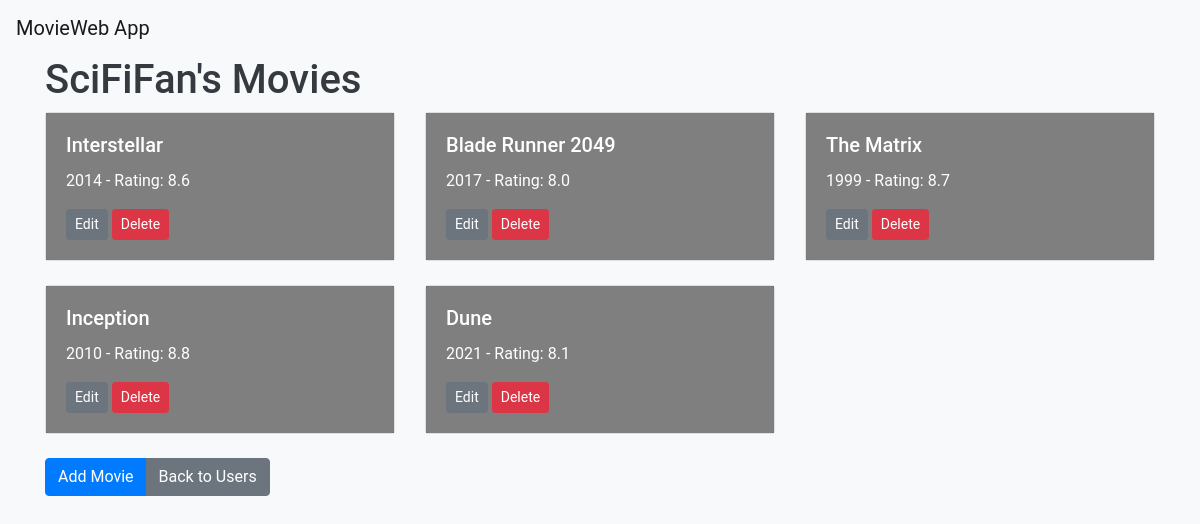
Before: /users/1 with the older database file.
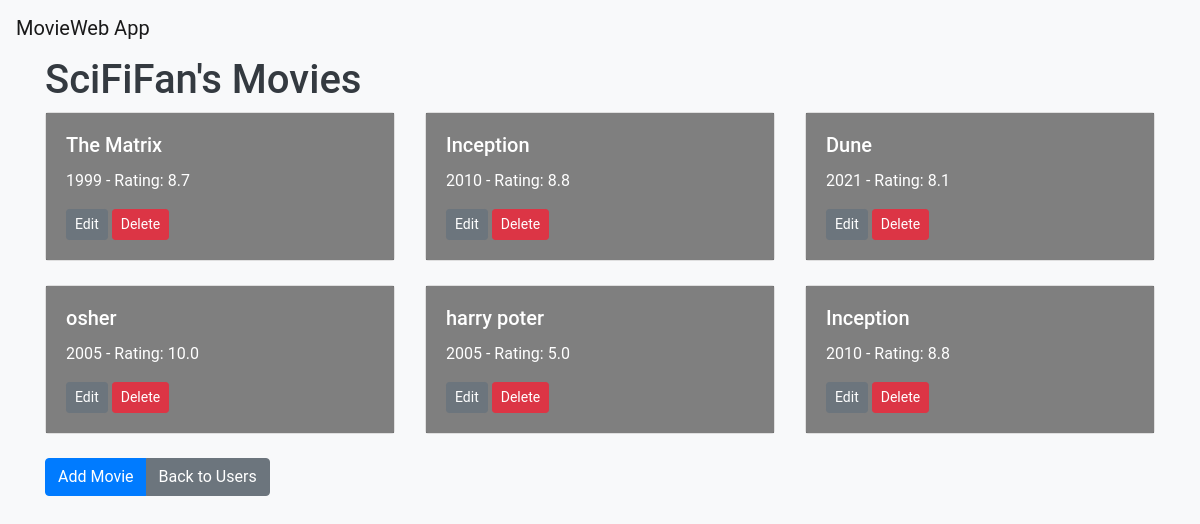
After: the same page with the newer database file.
### models.py (models this page shows)
class User(db.Model):
    __tablename__ = 'users'
    user_id = db.Column(db.Integer, primary_key=True)
    username = db.Column(db.String(80), unique=True, nullable=False)
    movies = db.relationship('Movie', backref='user', lazy=True)

class Movie(db.Model):
    __tablename__ = 'movies'
    movie_id = db.Column(db.Integer, primary_key=True)
    name = db.Column(db.String(120), nullable=False)
    year = db.Column(db.Integer, nullable=False)
    rating = db.Column(db.Float, nullable=False)
    poster_url = db.Column(db.String(255), nullable=True)  # New field for movie poster URL
    user_id = db.Column(db.Integer, db.ForeignKey('users.user_id'), nullable=False)

### app.py (the view)
@app.route('/users/<int:user_id>')
def user_movies(user_id):
    user = data_manager.find_user_by_id(user_id)
    if user is None:
        return f"User with ID {user_id} not found", 404
    movies = data_manager.list_user_movies(user_id)
    return render_template('user_movies.html', user=user, movies=movies, user_id=user_id)

### sqlite_data_manager.py (called while the page is built)
    def find_user_by_id(self, user_id):
        return User.query.get(user_id)

    def list_user_movies(self, user_id):
        user = self.find_user_by_id(user_id)
        if user:
            return user.movies
        return []

### templates/user_movies.html (shortened to what this page needs)
{% extends "base.html" %}
{% block content %}
    <h1>{{ user.username }}'s Movies</h1>
    <div class="row">
        {% for movie in movies %}
            <div class="col-md-4">
                <div class="card mb-4" style="background-image: url('{{ movie.poster_url }}'); background-size: cover; color: white;">
                    <div class="card-body" style="background-color: rgba(0, 0, 0, 0.5);">
                        <h5 class="card-title">{{ movie.name }}</h5>
                        <p class="card-text">{{ movie.year }} - Rating: {{ movie.rating }}</p>
                        <a href="{{ url_for('update_movie', user_id=user.user_id, movie_id=movie.movie_id) }}" class="btn btn-secondary btn-sm">Edit</a>
                        <a href="{{ url_for('delete_movie', user_id=user.user_id, movie_id=movie.movie_id) }}" class="btn btn-danger btn-sm">Delete</a>
                    </div>
                </div>
            </div>
        {% endfor %}
    </div>
    <div class="btn-group" role="group">
        <a href="{{ url_for('add_movie', user_id=user.user_id) }}" class="btn btn-primary">Add Movie</a>
        <a href="{{ url_for('list_users') }}" class="btn btn-secondary">Back to Users</a>
    </div>
{% endblock %}

### templates/base.html (shortened to what this page needs)
<!DOCTYPE html>
<html lang="en">
<head>
    <link href="https://stackpath.bootstrapcdn.com/bootstrap/4.5.2/css/bootstrap.min.css" rel="stylesheet">
</head>
<body>
    <nav class="navbar navbar-expand-lg navbar-light bg-light">
        <a class="navbar-brand" href="{{ url_for('home') }}">MovieWeb App</a>
    </nav>
    <div class="container">
        {% block content %}{% endblock %}
    </div>
</body>
</html>

### templates/base.html (style rules this page uses)
body { font-family: 'Roboto', sans-serif; background-color: #f8f9fa; color: #343a40; }

Changed rows visible on the page:
removed Movie: name "Interstellar", year "2014", rating "8.6"
removed Movie: name "Blade Runner 2049", year "2017", rating "8.0"
added Movie: name "osher", year "2005", rating "10.0"
added Movie: name "harry poter", year "2005", rating "5.0"
added Movie: name "Inception", year "2010", rating "8.8"
